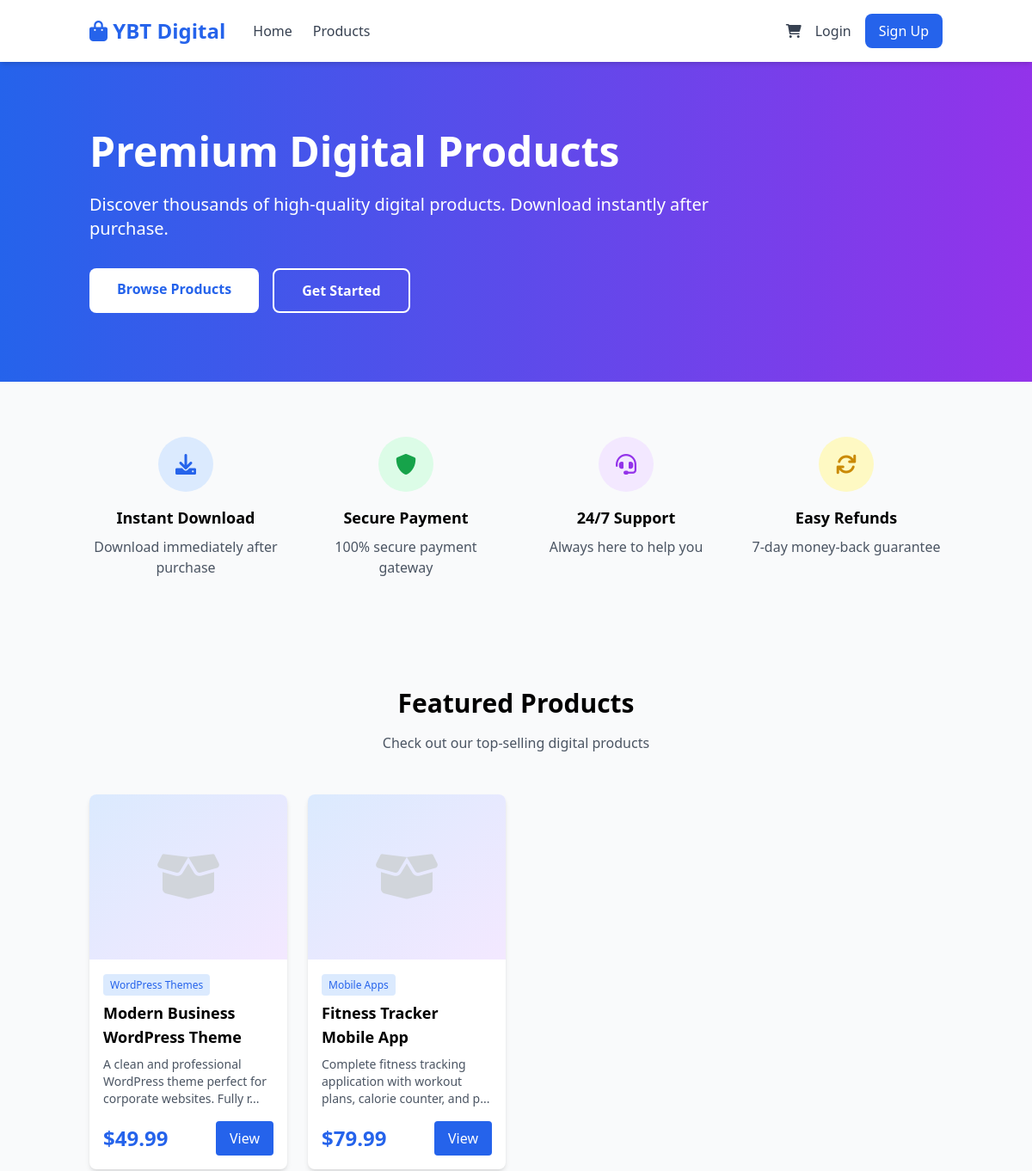
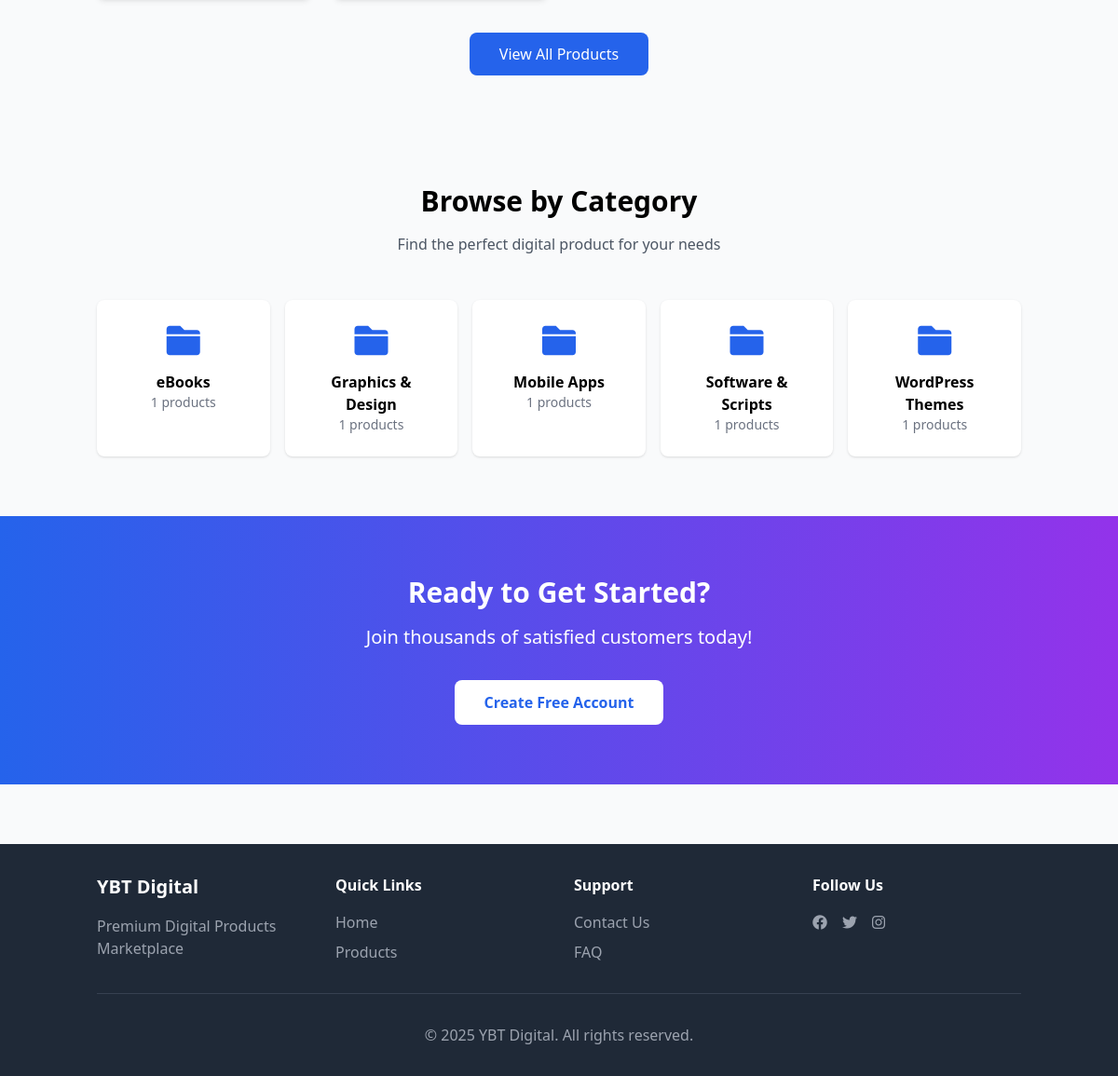
The page / on the database its author committed (2 pictures, top to bottom).
### tables this page shows
CREATE TABLE IF NOT EXISTS products (
    id INT UNSIGNED AUTO_INCREMENT PRIMARY KEY,
    category_id INT UNSIGNED NULL,
    title VARCHAR(255) NOT NULL,
    slug VARCHAR(255) UNIQUE NOT NULL,
    description TEXT,
    price DECIMAL(10, 2) NOT NULL,
    thumbnail VARCHAR(500),
    is_featured BOOLEAN DEFAULT FALSE,
    created_at TIMESTAMP DEFAULT CURRENT_TIMESTAMP,
    updated_at TIMESTAMP DEFAULT CURRENT_TIMESTAMP ON UPDATE CURRENT_TIMESTAMP,
    FOREIGN KEY (category_id) REFERENCES categories(id) ON DELETE SET NULL,
    INDEX idx_slug (slug),
    INDEX idx_category (category_id),
    INDEX idx_featured (is_featured)
);

CREATE TABLE IF NOT EXISTS categories (
    id INT UNSIGNED AUTO_INCREMENT PRIMARY KEY,
    name VARCHAR(255) NOT NULL,
    slug VARCHAR(255) UNIQUE NOT NULL,
    description TEXT,
    created_at TIMESTAMP DEFAULT CURRENT_TIMESTAMP,
    updated_at TIMESTAMP DEFAULT CURRENT_TIMESTAMP ON UPDATE CURRENT_TIMESTAMP,
    INDEX idx_slug (slug)
);

### app/controllers/HomeController.php (called while the page is built)
<?php
class HomeController {
    private $productModel;
    private $categoryModel;
    public function __construct() {
        $this->productModel = new Product();
        $this->categoryModel = new Category();
    }
    public function index() {
        $featuredProducts = $this->productModel->getFeatured(8);
        $categories = $this->categoryModel->getAll();
        require_once APP_PATH . '/views/home.php';
    }
}

### app/core/Helpers.php (called while the page is built, shortened)
<?php
function isLoggedIn() {
    return isset($_SESSION['user_id']);
}
function sanitize($data) {
    return htmlspecialchars(trim($data), ENT_QUOTES, 'UTF-8');
}
function formatPrice($amount) {
    return '$' . number_format($amount, 2);
}
function truncate($text, $length = 100, $suffix = '...') {
    return substr($text, 0, $length) . $suffix;
}

### app/core/Database.php (called while the page is built, shortened)
<?php
class Database {
    private static $instance = null;
    private $pdo;
    private function __construct() {
        $dsn = 'mysql:host=' . DB_HOST . ';dbname=' . DB_NAME . ';charset=' . DB_CHARSET;
        $options = [
            PDO::ATTR_ERRMODE => PDO::ERRMODE_EXCEPTION,
            PDO::ATTR_DEFAULT_FETCH_MODE => PDO::FETCH_ASSOC,
            PDO::ATTR_EMULATE_PREPARES => false,
        ];
        try {
            $this->pdo = new PDO($dsn, DB_USER, DB_PASS, $options);
        } catch (PDOException $e) {
            if (APP_DEBUG) {
                die('Database Connection Error: ' . $e->getMessage());
            } else {
                die('Database connection failed. Please try again later.');
            }
        }
    }
    public static function getInstance() {
        if (self::$instance === null) {
            self::$instance = new self();
        }
        return self::$instance;
    }
    public function query($sql, $params = []) {
        $stmt = $this->pdo->prepare($sql);
        $stmt->execute($params);
        return $stmt;
    }
    public function fetchAll($sql, $params = []) {
        $stmt = $this->query($sql, $params);
        return $stmt->fetchAll();
    }
}

### app/models/Product.php (called while the page is built, shortened)
<?php
class Product {
    private $db;
    public function __construct() {
        $this->db = Database::getInstance();
    }
    public function getAll($limit = null, $offset = 0, $categoryId = null, $search = '', $featured = null) {
        $sql = "SELECT p.*, c.name as category_name
                FROM products p
                LEFT JOIN categories c ON p.category_id = c.id
                WHERE 1=1";
        $params = [];
        if ($featured !== null) {
            $sql .= " AND p.is_featured = ?";
            $params[] = $featured;
        }
        $sql .= " ORDER BY p.created_at DESC";
        if ($limit) {
            $sql .= " LIMIT ? OFFSET ?";
            $params[] = $limit;
            $params[] = $offset;
        }
        return $this->db->fetchAll($sql, $params);
    }
    public function getFeatured($limit = 8) {
        return $this->getAll($limit, 0, null, '', true);
    }
}

### app/models/Category.php (called while the page is built, shortened)
<?php
class Category {
    private $db;
    public function __construct() {
        $this->db = Database::getInstance();
    }
    public function getAll() {
        $sql = "SELECT c.*, COUNT(p.id) as product_count
                FROM categories c
                LEFT JOIN products p ON c.id = p.category_id
                GROUP BY c.id
                ORDER BY c.name ASC";
        return $this->db->fetchAll($sql);
    }
}

### app/views/home.php (the view, shortened to what this page needs)
<?php require_once APP_PATH . '/views/layouts/header.php'; ?>
<section class="bg-gradient-to-r from-blue-600 to-purple-600 text-white py-20">
    <div class="container mx-auto px-4">
        <div class="max-w-3xl">
            <h1 class="text-5xl font-bold mb-6">Premium Digital Products</h1>
            <p class="text-xl mb-8">Discover thousands of high-quality digital products. Download instantly after purchase.</p>
            <div class="flex space-x-4">
                <a href="<?php echo BASE_URL; ?>/products" class="bg-white text-blue-600 px-8 py-3 rounded-lg font-semibold hover:bg-gray-100">
                    Browse Products
                </a>
                <?php if (!isLoggedIn()): ?>
                <a href="<?php echo BASE_URL; ?>/register" class="border-2 border-white text-white px-8 py-3 rounded-lg font-semibold hover:bg-white hover:text-blue-600">
                    Get Started
                </a>
                <?php endif; ?>
            </div>
        </div>
    </div>
</section>
<section class="py-16">
    <div class="container mx-auto px-4">
        <div class="grid grid-cols-1 md:grid-cols-4 gap-8">
            <div class="text-center">
                <div class="bg-blue-100 w-16 h-16 rounded-full flex items-center justify-center mx-auto mb-4">
                    <i class="fas fa-download text-2xl text-blue-600"></i>
                </div>
                <h3 class="font-bold text-lg mb-2">Instant Download</h3>
                <p class="text-gray-600">Download immediately after purchase</p>
            </div>
            <div class="text-center">
                <div class="bg-green-100 w-16 h-16 rounded-full flex items-center justify-center mx-auto mb-4">
                    <i class="fas fa-shield-alt text-2xl text-green-600"></i>
                </div>
                <h3 class="font-bold text-lg mb-2">Secure Payment</h3>
                <p class="text-gray-600">100% secure payment gateway</p>
            </div>
            <div class="text-center">
                <div class="bg-purple-100 w-16 h-16 rounded-full flex items-center justify-center mx-auto mb-4">
                    <i class="fas fa-headset text-2xl text-purple-600"></i>
                </div>
                <h3 class="font-bold text-lg mb-2">24/7 Support</h3>
                <p class="text-gray-600">Always here to help you</p>
            </div>
            <div class="text-center">
                <div class="bg-yellow-100 w-16 h-16 rounded-full flex items-center justify-center mx-auto mb-4">
                    <i class="fas fa-sync text-2xl text-yellow-600"></i>
                </div>
                <h3 class="font-bold text-lg mb-2">Easy Refunds</h3>
                <p class="text-gray-600">7-day money-back guarantee</p>
            </div>
        </div>
    </div>
</section>
<?php if (!empty($featuredProducts)): ?>
<section class="py-16 bg-gray-50">
    <div class="container mx-auto px-4">
        <div class="text-center mb-12">
            <h2 class="text-3xl font-bold mb-4">Featured Products</h2>
            <p class="text-gray-600">Check out our top-selling digital products</p>
        </div>
        <div class="grid grid-cols-1 md:grid-cols-2 lg:grid-cols-4 gap-6">
            <?php foreach ($featuredProducts as $product): ?>
            <div class="bg-white rounded-lg shadow-md overflow-hidden hover:shadow-xl transition">
                <div class="h-48 bg-gradient-to-br from-blue-100 to-purple-100 flex items-center justify-center">
                    <?php if ($product['thumbnail']): ?>
                        <img src="<?php echo BASE_URL . '/uploads/' . $product['thumbnail']; ?>" alt="<?php echo sanitize($product['title']); ?>" class="w-full h-full object-cover">
                    <?php else: ?>
                        <i class="fas fa-box-open text-6xl text-gray-300"></i>
                    <?php endif; ?>
                </div>
                <div class="p-4">
                    <?php if ($product['category_name']): ?>
                    <span class="text-xs bg-blue-100 text-blue-600 px-2 py-1 rounded"><?php echo sanitize($product['category_name']); ?></span>
                    <?php endif; ?>
                    <h3 class="font-bold text-lg mt-2 mb-2">
                        <a href="<?php echo BASE_URL; ?>/product?id=<?php echo $product['id']; ?>" class="hover:text-blue-600">
                            <?php echo sanitize($product['title']); ?>
                        </a>
                    </h3>
                    <p class="text-gray-600 text-sm mb-4"><?php echo truncate($product['description'], 80); ?></p>
                    <div class="flex justify-between items-center">
                        <span class="text-2xl font-bold text-blue-600"><?php echo formatPrice($product['price']); ?></span>
                        <a href="<?php echo BASE_URL; ?>/product?id=<?php echo $product['id']; ?>" class="bg-blue-600 text-white px-4 py-2 rounded hover:bg-blue-700">
                            View
                        </a>
                    </div>
                </div>
            </div>
            <?php endforeach; ?>
        </div>
        <div class="text-center mt-12">
            <a href="<?php echo BASE_URL; ?>/products" class="bg-blue-600 text-white px-8 py-3 rounded-lg hover:bg-blue-700">
                View All Products
            </a>
        </div>
    </div>
</section>
<?php endif; ?>
<?php if (!empty($categories)): ?>
<section class="py-16">
    <div class="container mx-auto px-4">
        <div class="text-center mb-12">
            <h2 class="text-3xl font-bold mb-4">Browse by Category</h2>
            <p class="text-gray-600">Find the perfect digital product for your needs</p>
        </div>
        <div class="grid grid-cols-2 md:grid-cols-3 lg:grid-cols-5 gap-4">
            <?php foreach ($categories as $category): ?>
            <a href="<?php echo BASE_URL; ?>/products?category=<?php echo $category['id']; ?>" class="bg-white p-6 rounded-lg shadow hover:shadow-lg transition text-center">
                <i class="fas fa-folder text-4xl text-blue-600 mb-3"></i>
                <h3 class="font-semibold"><?php echo sanitize($category['name']); ?></h3>
                <p class="text-sm text-gray-500"><?php echo $category['product_count']; ?> products</p>
            </a>
            <?php endforeach; ?>
        </div>
    </div>
</section>
<?php endif; ?>
<section class="bg-gradient-to-r from-blue-600 to-purple-600 text-white py-16">
    <div class="container mx-auto px-4 text-center">
        <h2 class="text-3xl font-bold mb-4">Ready to Get Started?</h2>
        <p class="text-xl mb-8">Join thousands of satisfied customers today!</p>
        <?php if (!isLoggedIn()): ?>
        <a href="<?php echo BASE_URL; ?>/register" class="bg-white text-blue-600 px-8 py-3 rounded-lg font-semibold hover:bg-gray-100 inline-block">
            Create Free Account
        </a>
        <?php else: ?>
        <a href="<?php echo BASE_URL; ?>/products" class="bg-white text-blue-600 px-8 py-3 rounded-lg font-semibold hover:bg-gray-100 inline-block">
            Browse Products
        </a>
        <?php endif; ?>
    </div>
</section>
<?php require_once APP_PATH . '/views/layouts/footer.php'; ?>

### rows shown on the page
products: category.name "WordPress Themes", title "Modern Business WordPress Theme", description "A clean and professional WordPress theme perfect for corporate websites. Fully r...", price "$49.99"
products: category.name "Mobile Apps", title "Fitness Tracker Mobile App", description "Complete fitness tracking application with workout plans, calorie counter, and p...", price "$79.99"
categories: name "eBooks", product_count "1"
categories: name "Graphics & Design", product_count "1"
categories: name "Mobile Apps", product_count "1"
categories: name "Software & Scripts", product_count "1"
categories: name "WordPress Themes", product_count "1"

### other values the page prints
SITE_NAME "YBT Digital"
SITE_TAGLINE "Premium Digital Products Marketplace"
